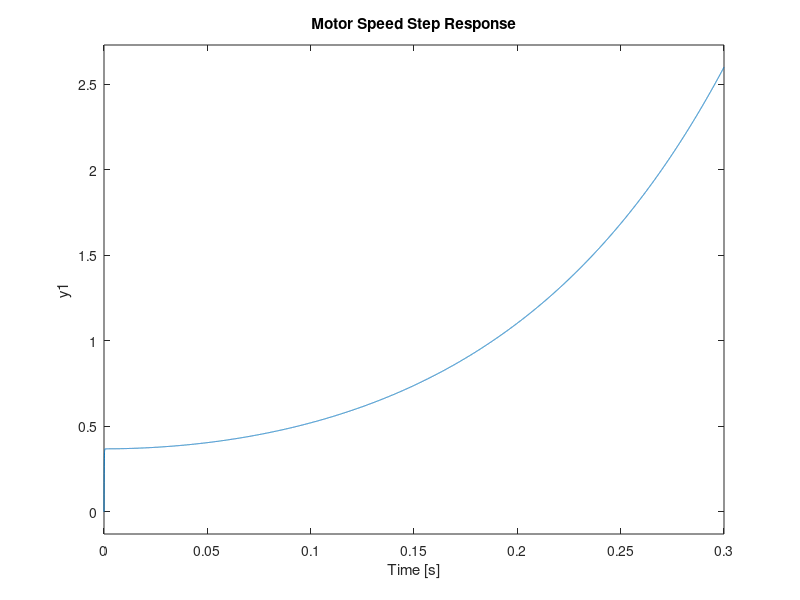
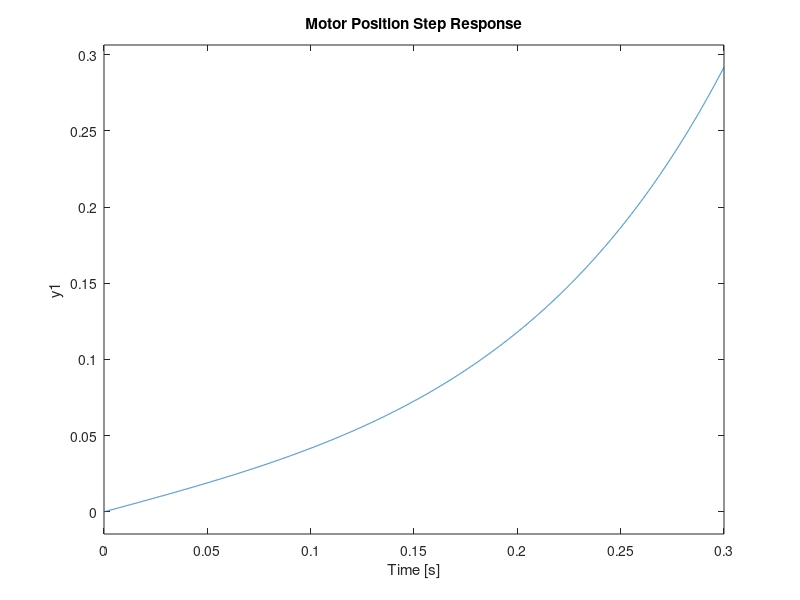
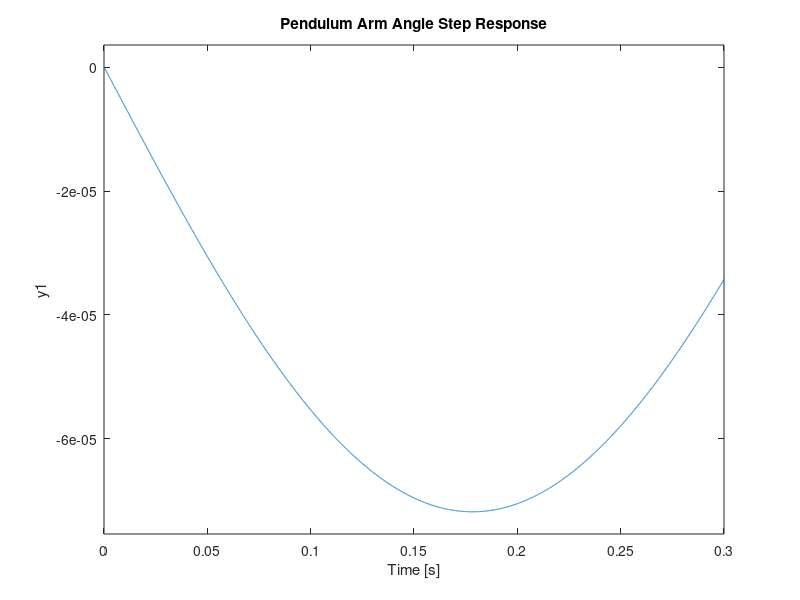
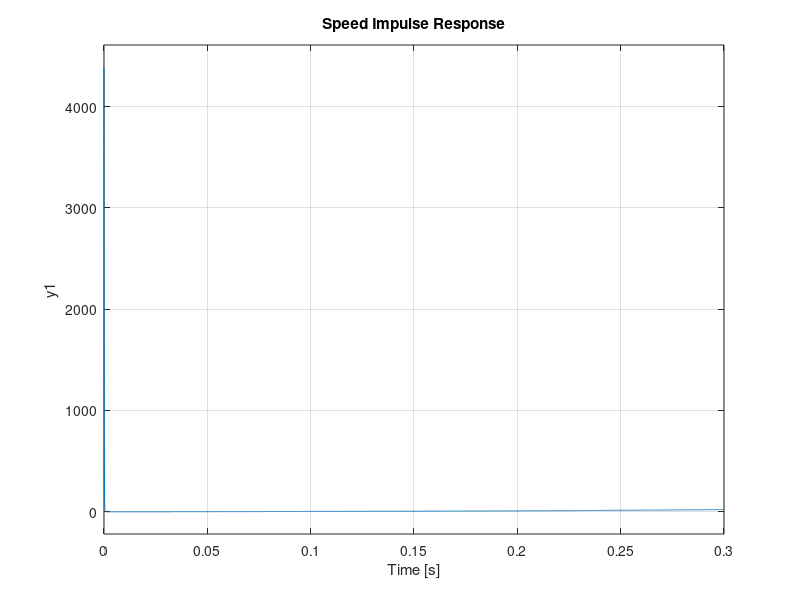

Write the MATLAB code that produced these figures, in order.
% Variables
J_eq = 1.843e-6;
m = 0.0270;
r = 0.0826;
K_g = 1;
J_m = 1.80e-4;
n_g = 1;
n_m = 0.69;
L = 0.0955;
g = 9.9;
K_t = 0.0334;
R = 8.7;
a = J_eq + m * r ^ 2 + n_g * K_g ^ 2 * J_m;
b = m * L * r;
c = (4/3) * m * L ^ 2;
d = m * g * L;
e = 2.7183;
f = (n_m * n_g * K_t * K_g) / R;
% Motor speed
num = [-c 0 f*d 0];
den = [(b^2-a*c) -e*c a*d e*d 0];
speed_tf = tf(num, den);
% Motor position
num = [-c 0 f*d];
den = [(b^2-a*c) -e*c a*d e*d 0];
position_tf = tf(num, den);

% Pendulum arm angle
num = [-b*f 0 0];
den = [(a*c-b^2) e*c -a*d e*d 0];
arm_tf = tf(num, den);

speed_ss = ss(speed_tf);
position_ss = ss(position_tf);
arm_ss = ss(arm_tf);
figure
step(speed_tf)
grid
title('Motor Speed Step Response')

figure
step(position_tf)
grid
title('Motor Position Step Response')

figure
step(arm_tf)
grid
title('Pendulum Arm Angle Step Response')

figure
impulse(speed_ss)
title("Speed Impulse Response")
figure
impulse(position_ss)

title("Position Impulse Response")

figure
impulse(arm_ss)
title("Arm Impulse Response")

t = 0:0.001:5;
u_ramp = t; % ramp
u_square = square(t); % square
u_sine = sin(t); % sine
figure
lsim(speed_ss, u_ramp, t)
grid
figure
title('Motor Speed Ramp Response')
lsim(speed_ss, u_square, t)
grid
title('Motor Speed Square Response')
figure
lsim(speed_ss, u_sine, t)
grid
title('Motor Speed Sine Response')

K = 5;
sys = feedback(speed_tf, K);
display(sys)



